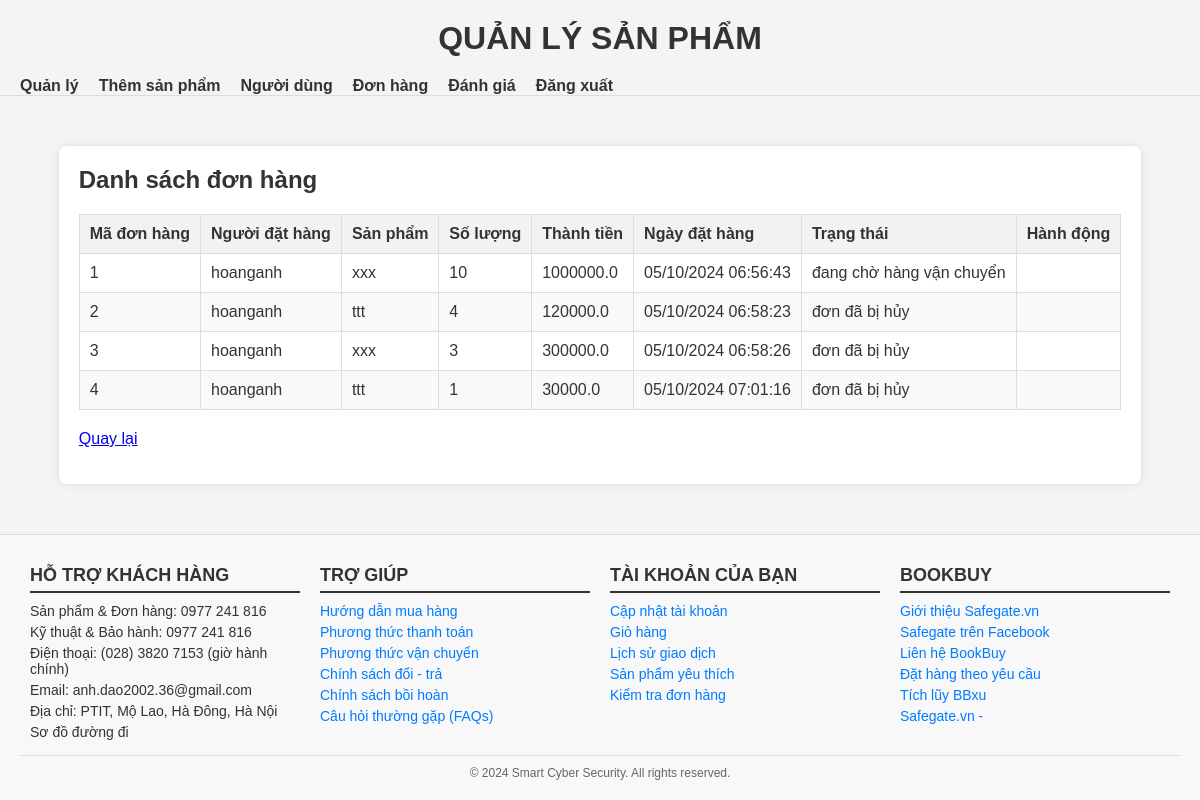
Page /admin/orders (signed in) on the committed database.
### models.py (models this page shows, shortened)
class Order(db.Model):
    id = db.Column(db.Integer, primary_key=True)
    user_id = db.Column(db.Integer, db.ForeignKey('user.id'), nullable=False)
    total_price = db.Column(db.Float, nullable=False)
    created_at = db.Column(db.DateTime, default=datetime.utcnow)
    status = db.Column(db.String(50), default='đang chờ được duyệt')
    payment_method = db.Column(db.String(50))  # Thêm trường payment_method
    user = db.relationship('User', back_populates='orders')
    items = db.relationship('OrderItem', backref='order', lazy=True, cascade='all, delete-orphan')

class User(db.Model):
    id = db.Column(db.Integer, primary_key=True)
    username = db.Column(db.String(80), unique=True, nullable=False)
    email = db.Column(db.String(120), unique=True, nullable=False)
    password_hash = db.Column(db.String(128), nullable=False)
    address = db.Column(db.String(128), nullable=True)
    is_admin = db.Column(db.Boolean, default=False)
    created_at = db.Column(db.DateTime, default=datetime.utcnow)
    balance = db.Column(db.Float, default=0.0)  # Thêm trường tiền (balance)
    feedbacks = db.relationship('Feedback', back_populates='user', cascade='all, delete-orphan')
    carts = db.relationship('Cart', backref='user', lazy=True)
    orders = db.relationship('Order', back_populates='user', cascade='all, delete-orphan')

class OrderItem(db.Model):
    id = db.Column(db.Integer, primary_key=True)
    order_id = db.Column(db.Integer, db.ForeignKey('order.id'), nullable=False)
    product_id = db.Column(db.Integer, db.ForeignKey('product.id'), nullable=False)
    quantity = db.Column(db.Integer, nullable=False)
    unit_price = db.Column(db.Float, nullable=False)
    product = db.relationship('Product', backref='order_items')

class Product(db.Model):
    id = db.Column(db.Integer, primary_key=True)
    name = db.Column(db.String(100), nullable=False)
    description = db.Column(db.Text, nullable=True)
    price = db.Column(db.Float, nullable=False)
    image_url = db.Column(db.String(200), nullable=True)
    author = db.Column(db.String(100), nullable=False)
    category_id = db.Column(db.Integer, db.ForeignKey('category.id'), nullable=False)
    created_at = db.Column(db.DateTime, default=datetime.utcnow)
    category = db.relationship('Category', back_populates='products')

### app.py (the view)
@app.route('/admin/orders')
def admin_orders():
    if 'user_id' not in session or not User.query.get(session['user_id']).is_admin:
        flash('Bạn cần đăng nhập với tài khoản admin để truy cập.', 'danger')
        return redirect(url_for('login'))
    orders = Order.query.all()  # Thay thế bằng câu truy vấn thực tế để lấy danh sách đơn hàng
    return render_template('admin_orders.html', orders=orders)

### app.py (called while the page is built)
@app.context_processor
def inject_user():
    current_user = None
    if 'user_id' in session:
        current_user = User.query.get(session['user_id'])
    return dict(current_user=current_user)

### templates/admin_orders.html (shortened to what this page needs)
{% extends "admin_base.html" %}
{% block content %}
<link rel="stylesheet" href="/static/admin_products.css">
    <h2>Danh sách đơn hàng</h2>
    <table>
        <thead>
            <tr>
                <th>Mã đơn hàng</th>
                <th>Người đặt hàng</th>
                <th>Sản phẩm</th>
                <th>Số lượng</th>
                <th>Thành tiền</th>
                <th>Ngày đặt hàng</th>
                <th>Trạng thái</th>
                <th>Hành động</th>
            </tr>
        </thead>
        <tbody>
            {% for order in orders %}
                {% for item in order.items %}
                    <tr>
                        <td>{{ order.id }}</td>
                        <td>{{ order.user.username }}</td>
                        <td>{{ item.product.name }}</td>
                        <td>{{ item.quantity }}</td>
                        <td>{{ item.unit_price * item.quantity }}</td>
                        <td>{{ order.created_at.strftime("%d/%m/%Y %H:%M:%S") }}</td>
                        <td>{{ order.status }}</td>
                        <td>
                        </td>
                    </tr>
                {% endfor %}
            {% endfor %}
        </tbody>
    </table>
    <a href="{{ url_for('admin_products') }}">Quay lại</a>
{% endblock %}

### static/headerANDfooter.css (style rules this page uses)
body { font-family: Arial, sans-serif; margin: 0; padding: 0; box-sizing: border-box; display: flex; flex-direction: column; min-height: 100vh; }
* { margin: 0; padding: 0; box-sizing: border-box; }

### static/admin_products.css (style rules this page uses)
body { font-family: Arial, sans-serif; background-color: #f4f4f4; color: #333; margin: 0; padding: 0; }
table { width: 100%; border-collapse: collapse; margin: 20px 0; }
table th, table td { border: 1px solid #ddd; padding: 10px; text-align: left; }
table th { background-color: #f2f2f2; font-weight: bold; }
table tr:nth-child(even) { background-color: #f9f9f9; }

### rows in the picture
Order: id "1", created_at "05/10/2024 06:56:43", status "đang chờ hàng vận chuyển"
OrderItem: product.name "xxx", quantity "10", item.unit_price*item.quantity "1000000.0"
User: user.username "hoanganh"
Order: id "2", created_at "05/10/2024 06:58:23", status "đơn đã bị hủy"
OrderItem: product.name "ttt", quantity "4", item.unit_price*item.quantity "120000.0"
Order: id "3", created_at "05/10/2024 06:58:26", status "đơn đã bị hủy"
OrderItem: product.name "xxx", quantity "3", item.unit_price*item.quantity "300000.0"
Order: id "4", created_at "05/10/2024 07:01:16", status "đơn đã bị hủy"
OrderItem: product.name "ttt", quantity "1", item.unit_price*item.quantity "30000.0"
